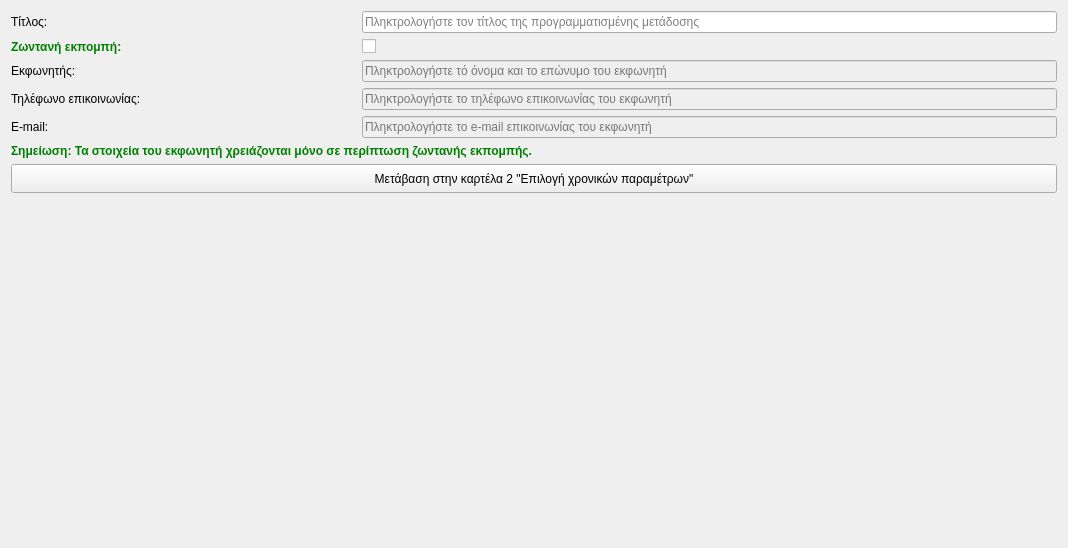
         <widget class="QWidget" name="tab_1">
          <attribute name="title">
           <string>1. Τίτλος και στοιχεία εκφωνητή</string>
          </attribute>
          <layout class="QGridLayout" name="gridLayout_2">
           <item row="3" column="0">
            <widget class="QLabel" name="label_4">
             <property name="text">
              <string>Τηλέφωνο επικοινωνίας:</string>
             </property>
            </widget>
           </item>
           <item row="7" column="0" colspan="3">
            <spacer name="verticalSpacer">
             <property name="orientation">
              <enum>Qt::Vertical</enum>
             </property>
             <property name="sizeHint" stdset="0">
              <size>
               <width>1046</width>
               <height>344</height>
              </size>
             </property>
            </spacer>
           </item>
           <item row="2" column="0">
            <widget class="QLabel" name="label_3">
             <property name="text">
              <string>Εκφωνητής:</string>
             </property>
            </widget>
           </item>
           <item row="4" column="0">
            <widget class="QLabel" name="label_5">
             <property name="text">
              <string>E-mail:</string>
             </property>
            </widget>
           </item>
           <item row="4" column="1" colspan="2">
            <widget class="QLineEdit" name="email">
             <property name="enabled">
              <bool>false</bool>
             </property>
             <property name="sizePolicy">
              <sizepolicy hsizetype="Expanding" vsizetype="Maximum">
               <horstretch>0</horstretch>
               <verstretch>0</verstretch>
              </sizepolicy>
             </property>
             <property name="dragEnabled">
              <bool>true</bool>
             </property>
             <property name="placeholderText">
              <string>Πληκτρολογήστε το e-mail επικοινωνίας του εκφωνητή</string>
             </property>
             <property name="clearButtonEnabled">
              <bool>true</bool>
             </property>
            </widget>
           </item>
           <item row="5" column="0" colspan="2">
            <widget class="QLabel" name="label_30">
             <property name="styleSheet">
              <string notr="true">QLabel{
    font-weight:bold;
    color:green;
}</string>
             </property>
             <property name="text">
              <string>Σημείωση: Τα στοιχεία του εκφωνητή χρειάζονται μόνο σε περίπτωση ζωντανής εκπομπής.</string>
             </property>
            </widget>
           </item>
           <item row="6" column="0" colspan="3">
            <widget class="QPushButton" name="go_from_1_to_2">
             <property name="minimumSize">
              <size>
               <width>0</width>
               <height>29</height>
              </size>
             </property>
             <property name="text">
              <string>Μετάβαση στην καρτέλα 2 &quot;Επιλογή χρονικών παραμέτρων&quot;</string>
             </property>
            </widget>
           </item>
           <item row="3" column="1" colspan="2">
            <widget class="QLineEdit" name="telephone">
             <property name="enabled">
              <bool>false</bool>
             </property>
             <property name="sizePolicy">
              <sizepolicy hsizetype="Expanding" vsizetype="Maximum">
               <horstretch>0</horstretch>
               <verstretch>0</verstretch>
              </sizepolicy>
             </property>
             <property name="dragEnabled">
              <bool>true</bool>
             </property>
             <property name="placeholderText">
              <string>Πληκτρολογήστε το τηλέφωνο επικοινωνίας του εκφωνητή</string>
             </property>
             <property name="clearButtonEnabled">
              <bool>true</bool>
             </property>
            </widget>
           </item>
           <item row="2" column="1" colspan="2">
            <widget class="QLineEdit" name="name">
             <property name="enabled">
              <bool>false</bool>
             </property>
             <property name="sizePolicy">
              <sizepolicy hsizetype="Expanding" vsizetype="Maximum">
               <horstretch>0</horstretch>
               <verstretch>0</verstretch>
              </sizepolicy>
             </property>
             <property name="dragEnabled">
              <bool>true</bool>
             </property>
             <property name="placeholderText">
              <string>Πληκτρολογήστε τό όνομα και το επώνυμο του εκφωνητή</string>
             </property>
             <property name="clearButtonEnabled">
              <bool>true</bool>
             </property>
            </widget>
           </item>
           <item row="1" column="0">
            <widget class="QLabel" name="label_2">
             <property name="styleSheet">
              <string notr="true">color:green;font-weight:bold;</string>
             </property>
             <property name="text">
              <string>Ζωντανή εκπομπή:</string>
             </property>
            </widget>
           </item>
           <item row="1" column="1">
            <widget class="QCheckBox" name="is_live">
             <property name="text">
              <string/>
             </property>
            </widget>
           </item>
           <item row="0" column="1" colspan="2">
            <widget class="QLineEdit" name="title">
             <property name="sizePolicy">
              <sizepolicy hsizetype="Expanding" vsizetype="Maximum">
               <horstretch>0</horstretch>
               <verstretch>0</verstretch>
              </sizepolicy>
             </property>
             <property name="dragEnabled">
              <bool>true</bool>
             </property>
             <property name="placeholderText">
              <string>Πληκτρολογήστε τον τίτλος της προγραμματισμένης μετάδοσης</string>
             </property>
             <property name="clearButtonEnabled">
              <bool>true</bool>
             </property>
            </widget>
           </item>
           <item row="0" column="0">
            <widget class="QLabel" name="label">
             <property name="text">
              <string>Τίτλος:</string>
             </property>
            </widget>
           </item>
          </layout>
         </widget>
